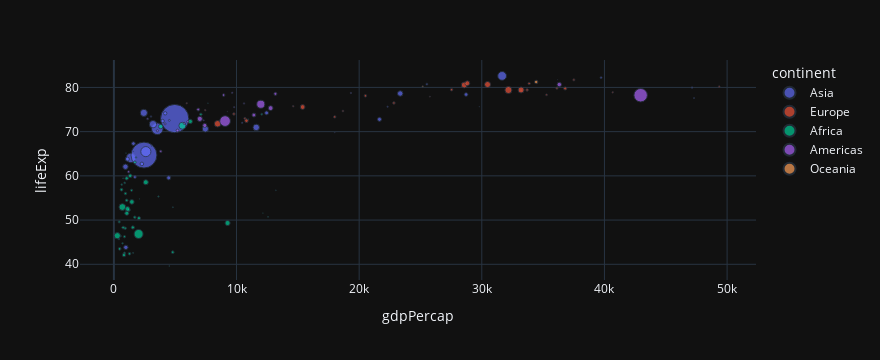

This figure's notebook cell:
### Markdown cell above
### Show the country name as you hover the mouse over the points

> You may use the `hover_name` parameter

### Code cell
px.scatter(data_frame=df_countries, x='gdpPercap', y='lifeExp', color='continent', size='pop', hover_name='country')

### Figure 1 — Plotly figure (JSON) as saved in the notebook; plotly's stock layout.template omitted (floating-point values rounded to 4 significant figures)
{"data": [{"hovertemplate": "<b>%{hovertext}</b><br><br>continent=Asia<br>gdpPercap=%{x}<br>lifeExp=%{y}<br>pop=%{marker.size}<extra></extra>", "hovertext": ["Afghanistan", "Bahrain", "Bangladesh", "Cambodia", "China", "Hong Kong, China", "India", "Indonesia", "Iran", "Iraq", "Israel", "Japan", "Jordan", "Korea, Dem. Rep.", "Korea, Rep.", "Kuwait", "Lebanon", "Malaysia", "Mongolia", "Myanmar", "Nepal", "Oman", "Pakistan", "Philippines", "Saudi Arabia", "Singapore", "Sri Lanka", "Syria", "Taiwan", "Thailand", "Vietnam", "West Bank and Gaza", "Yemen, Rep."], "legendgroup": "Asia", "marker": {"color": "#636efa", "size": [31889923, 708573, 150448339, 14131858, 1318683096, 6980412, 1110396331, 223547000, 69453570, 27499638, 6426679, 127467972, 6053193, 23301725, 49044790, 2505559, 3921278, 24821286, 2874127, 47761980, 28901790, 3204897, 169270617, 91077287, 27601038, 4553009, 20378239, 19314747, 23174294, 65068149, 85262356, 4018332, 22211743], "sizemode": "area", "sizeref": 3297000.0, "symbol": "circle"}, "mode": "markers", "name": "Asia", "orientation": "v", "showlegend": true, "type": "scatter", "x": [974.6, 29800.0, 1391.0, 1714.0, 4959.0, 39720.0, 2452.0, 3541.0, 11610.0, 4471.0, 25520.0, 31660.0, 4519.0, 1593.0, 23350.0, 47310.0, 10460.0, 12450.0, 3096.0, 944, 1091.0, 22320.0, 2606.0, 3190.0, 21650.0, 47140.0, 3970.0, 4185.0, 28720.0, 7458.0, 2442.0, 3025.0, 2281.0], "xaxis": "x", "y": [43.83, 75.64, 64.06, 59.72, 72.96, 82.21, 64.7, 70.65, 70.96, 59.55, 80.75, 82.6, 72.53, 67.3, 78.62, 77.59, 71.99, 74.24, 66.8, 62.07, 63.78, 75.64, 65.48, 71.69, 72.78, 79.97, 72.4, 74.14, 78.4, 70.62, 74.25, 73.42, 62.7], "yaxis": "y"}, {"hovertemplate": "<b>%{hovertext}</b><br><br>continent=Europe<br>gdpPercap=%{x}<br>lifeExp=%{y}<br>pop=%{marker.size}<extra></extra>", "hovertext": ["Albania", "Austria", "Belgium", "Bosnia and Herzegovina", "Bulgaria", "Croatia", "Czech Republic", "Denmark", "Finland", "France", "Germany", "Greece", "Hungary", "Iceland", "Ireland", "Italy", "Montenegro", "Netherlands", "Norway", "Poland", "Portugal", "Romania", "Serbia", "Slovak Republic", "Slovenia", "Spain", "Sweden", "Switzerland", "Turkey", "United Kingdom"], "legendgroup": "Europe", "marker": {"color": "#EF553B", "size": [3600523, 8199783, 10392226, 4552198, 7322858, 4493312, 10228744, 5468120, 5238460, 61083916, 82400996, 10706290, 9956108, 301931, 4109086, 58147733, 684736, 16570613, 4627926, 38518241, 10642836, 22276056, 10150265, 5447502, 2009245, 40448191, 9031088, 7554661, 71158647, 60776238], "sizemode": "area", "sizeref": 3297000.0, "symbol": "circle"}, "mode": "markers", "name": "Europe", "orientation": "v", "showlegend": true, "type": "scatter", "x": [5937.0, 36130.0, 33690.0, 7446.0, 10680.0, 14620.0, 22830.0, 35280.0, 33210.0, 30470.0, 32170.0, 27540.0, 18010.0, 36180.0, 40680.0, 28570.0, 9254.0, 36800.0, 49360.0, 15390.0, 20510.0, 10810.0, 9787.0, 18680.0, 25770.0, 28820.0, 33860.0, 37510.0, 8458.0, 33200.0], "xaxis": "x", "y": [76.42, 79.83, 79.44, 74.85, 73.0, 75.75, 76.49, 78.33, 79.31, 80.66, 79.41, 79.48, 73.34, 81.76, 78.89, 80.55, 74.54, 79.76, 80.2, 75.56, 78.1, 72.48, 74.0, 74.66, 77.93, 80.94, 80.88, 81.7, 71.78, 79.42], "yaxis": "y"}, {"hovertemplate": "<b>%{hovertext}</b><br><br>continent=Africa<br>gdpPercap=%{x}<br>lifeExp=%{y}<br>pop=%{marker.size}<extra></extra>", "hovertext": ["Algeria", "Angola", "Benin", "Botswana", "Burkina Faso", "Burundi", "Cameroon", "Central African Republic", "Chad", "Comoros", "Congo, Dem. Rep.", "Congo, Rep.", "Cote d'Ivoire", "Djibouti", "Egypt", "Equatorial Guinea", "Eritrea", "Ethiopia", "Gabon", "Gambia", "Ghana", "Guinea", "Guinea-Bissau", "Kenya", "Lesotho", "Liberia", "Libya", "Madagascar", "Malawi", "Mali", "Mauritania", "Mauritius", "Morocco", "Mozambique", "Namibia", "Niger", "Nigeria", "Reunion", "Rwanda", "Sao Tome and Principe", "Senegal", "Sierra Leone", "Somalia", "South Africa", "Sudan", "Swaziland", "Tanzania", "Togo", "Tunisia", "Uganda", "Zambia", "Zimbabwe"], "legendgroup": "Africa", "marker": {"color": "#00cc96", "size": [33333216, 12420476, 8078314, 1639131, 14326203, 8390505, 17696293, 4369038, 10238807, 710960, 64606759, 3800610, 18013409, 496374, 80264543, 551201, 4906585, 76511887, 1454867, 1688359, 22873338, 9947814, 1472041, 35610177, 2012649, 3193942, 6036914, 19167654, 13327079, 12031795, 3270065, 1250882, 33757175, 19951656, 2055080, 12894865, 135031164, 798094, 8860588, 199579, 12267493, 6144562, 9118773, 43997828, 42292929, 1133066, 38139640, 5701579, 10276158, 29170398, 11746035, 12311143], "sizemode": "area", "sizeref": 3297000.0, "symbol": "circle"}, "mode": "markers", "name": "Africa", "orientation": "v", "showlegend": true, "type": "scatter", "x": [6223.0, 4797.0, 1441.0, 12570.0, 1217.0, 430.1, 2042.0, 706.0, 1704.0, 986.1, 277.6, 3633.0, 1545.0, 2082.0, 5581.0, 12150.0, 641.4, 690.8, 13210.0, 752.7, 1328.0, 942.7, 579.2, 1463.0, 1569.0, 414.5, 12060.0, 1045.0, 759.3, 1043.0, 1803.0, 10960.0, 3820.0, 823.7, 4811.0, 619.7, 2014.0, 7670.0, 863.1, 1598.0, 1712.0, 862.5, 926.1, 9270.0, 2602.0, 4513.0, 1107.0, 883.0, 7093.0, 1056.0, 1271.0, 469.7], "xaxis": "x", "y": [72.3, 42.73, 56.73, 50.73, 52.3, 49.58, 50.43, 44.74, 50.65, 65.15, 46.46, 55.32, 48.33, 54.79, 71.34, 51.58, 58.04, 52.95, 56.73, 59.45, 60.02, 56.01, 46.39, 54.11, 42.59, 45.68, 73.95, 59.44, 48.3, 54.47, 64.16, 72.8, 71.16, 42.08, 52.91, 56.87, 46.86, 76.44, 46.24, 65.53, 63.06, 42.57, 48.16, 49.34, 58.56, 39.61, 52.52, 58.42, 73.92, 51.54, 42.38, 43.49], "yaxis": "y"}, {"hovertemplate": "<b>%{hovertext}</b><br><br>continent=Americas<br>gdpPercap=%{x}<br>lifeExp=%{y}<br>pop=%{marker.size}<extra></extra>", "hovertext": ["Argentina", "Bolivia", "Brazil", "Canada", "Chile", "Colombia", "Costa Rica", "Cuba", "Dominican Republic", "Ecuador", "El Salvador", "Guatemala", "Haiti", "Honduras", "Jamaica", "Mexico", "Nicaragua", "Panama", "Paraguay", "Peru", "Puerto Rico", "Trinidad and Tobago", "United States", "Uruguay", "Venezuela"], "legendgroup": "Americas", "marker": {"color": "#ab63fa", "size": [40301927, 9119152, 190010647, 33390141, 16284741, 44227550, 4133884, 11416987, 9319622, 13755680, 6939688, 12572928, 8502814, 7483763, 2780132, 108700891, 5675356, 3242173, 6667147, 28674757, 3942491, 1056608, 301139947, 3447496, 26084662], "sizemode": "area", "sizeref": 3297000.0, "symbol": "circle"}, "mode": "markers", "name": "Americas", "orientation": "v", "showlegend": true, "type": "scatter", "x": [12780.0, 3822.0, 9066.0, 36320.0, 13170.0, 7007.0, 9645.0, 8948.0, 6025.0, 6873.0, 5728.0, 5186.0, 1202.0, 3548.0, 7321.0, 11980.0, 2749.0, 9809.0, 4173.0, 7409.0, 19330.0, 18010.0, 42950.0, 10610.0, 11420.0], "xaxis": "x", "y": [75.32, 65.55, 72.39, 80.65, 78.55, 72.89, 78.78, 78.27, 72.23, 74.99, 71.88, 70.26, 60.92, 70.2, 72.57, 76.19, 72.9, 75.54, 71.75, 71.42, 78.75, 69.82, 78.24, 76.38, 73.75], "yaxis": "y"}, {"hovertemplate": "<b>%{hovertext}</b><br><br>continent=Oceania<br>gdpPercap=%{x}<br>lifeExp=%{y}<br>pop=%{marker.size}<extra></extra>", "hovertext": ["Australia", "New Zealand"], "legendgroup": "Oceania", "marker": {"color": "#FFA15A", "size": [20434176, 4115771], "sizemode": "area", "sizeref": 3297000.0, "symbol": "circle"}, "mode": "markers", "name": "Oceania", "orientation": "v", "showlegend": true, "type": "scatter", "x": [34440.0, 25190.0], "xaxis": "x", "y": [81.23, 80.2], "yaxis": "y"}], "layout": {"height": 360, "legend": {"itemsizing": "constant", "title": {"text": "continent"}, "tracegroupgap": 0}, "margin": {"t": 60}, "width": 880, "xaxis": {"anchor": "y", "autorange": true, "domain": [0, 1], "range": [-2765.0, 52360.0], "title": {"text": "gdpPercap"}, "type": "linear"}, "yaxis": {"anchor": "x", "autorange": true, "domain": [0, 1], "range": [36.45, 86.2], "title": {"text": "lifeExp"}, "type": "linear"}}}
